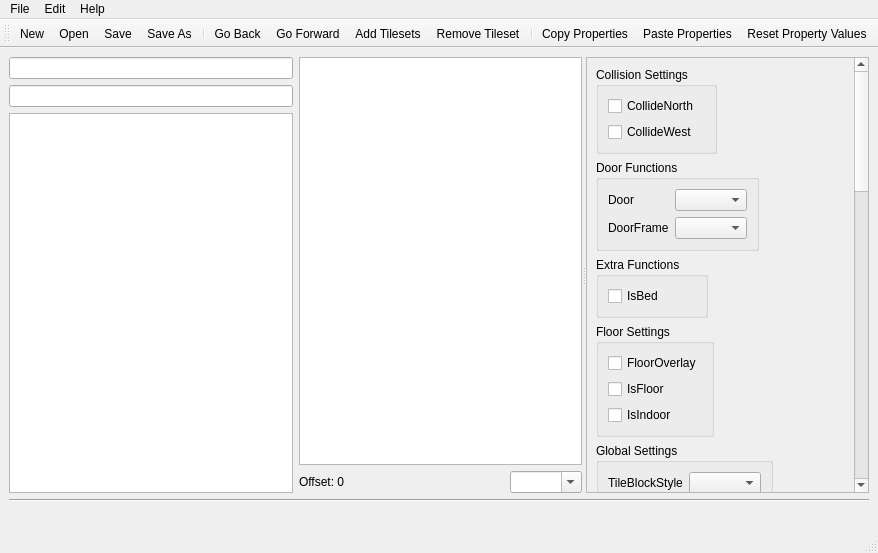
<?xml version="1.0" encoding="UTF-8"?>
<ui version="4.0">
 <class>TileDefDialog</class>
 <widget class="QMainWindow" name="TileDefDialog">
  <property name="geometry">
   <rect>
    <x>0</x>
    <y>0</y>
    <width>878</width>
    <height>553</height>
   </rect>
  </property>
  <property name="windowTitle">
   <string>Tile Properties</string>
  </property>
  <widget class="QWidget" name="centralwidget">
   <layout class="QGridLayout" name="gridLayout" rowstretch="1,0,0">
    <item row="0" column="0">
     <widget class="QSplitter" name="splitter">
      <property name="orientation">
       <enum>Qt::Horizontal</enum>
      </property>
      <property name="childrenCollapsible">
       <bool>false</bool>
      </property>
      <widget class="QWidget" name="layoutWidget">
       <layout class="QHBoxLayout" name="tilesNtilesetLayout">
        <item>
         <layout class="QVBoxLayout" name="tilesetLayout">
          <item>
           <widget class="QLineEdit" name="tilesetFilter"/>
          </item>
          <item>
           <widget class="QLineEdit" name="propertyFilter"/>
          </item>
          <item>
           <widget class="QListWidget" name="tilesets">
            <property name="sizePolicy">
             <sizepolicy hsizetype="Preferred" vsizetype="Expanding">
              <horstretch>0</horstretch>
              <verstretch>0</verstretch>
             </sizepolicy>
            </property>
            <property name="minimumSize">
             <size>
              <width>128</width>
              <height>0</height>
             </size>
            </property>
           </widget>
          </item>
          <item>
           <layout class="QHBoxLayout" name="toolBarLayout"/>
          </item>
         </layout>
        </item>
        <item>
         <layout class="QVBoxLayout" name="tilesLayout">
          <item>
           <widget class="Tiled::Internal::MixedTilesetView" name="tiles"/>
          </item>
          <item>
           <layout class="QHBoxLayout" name="tileToolsLayout">
            <item>
             <widget class="QLabel" name="tileOffset">
              <property name="text">
               <string>Offset: 0</string>
              </property>
             </widget>
            </item>
            <item>
             <spacer name="horizontalSpacer_2">
              <property name="orientation">
               <enum>Qt::Horizontal</enum>
              </property>
              <property name="sizeHint" stdset="0">
               <size>
                <width>40</width>
                <height>20</height>
               </size>
              </property>
             </spacer>
            </item>
            <item>
             <widget class="QComboBox" name="scaleComboBox">
              <property name="editable">
               <bool>true</bool>
              </property>
             </widget>
            </item>
           </layout>
          </item>
         </layout>
        </item>
       </layout>
      </widget>
      <widget class="QWidget" name="verticalLayoutWidget">
       <layout class="QVBoxLayout" name="propertiesLayout">
        <item>
         <widget class="QScrollArea" name="scrollArea">
          <property name="widgetResizable">
           <bool>true</bool>
          </property>
          <widget class="QWidget" name="scrollAreaWidgetContents">
           <property name="geometry">
            <rect>
             <x>0</x>
             <y>0</y>
             <width>263</width>
             <height>1282</height>
            </rect>
           </property>
           <layout class="QGridLayout" name="gridLayout_2">
            <property name="leftMargin">
             <number>0</number>
            </property>
            <property name="topMargin">
             <number>0</number>
            </property>
            <property name="rightMargin">
             <number>0</number>
            </property>
            <property name="bottomMargin">
             <number>0</number>
            </property>
            <item row="0" column="0">
             <widget class="QWidget" name="propertySheet" native="true">
              <layout class="QFormLayout" name="formLayout_4">
               <property name="fieldGrowthPolicy">
                <enum>QFormLayout::AllNonFixedFieldsGrow</enum>
               </property>
               <item row="0" column="0">
                <widget class="QGroupBox" name="groupBox">
                 <property name="title">
                  <string>Collision Settings</string>
                 </property>
                 <layout class="QFormLayout" name="formLayout">
                  <item row="0" column="0">
                   <widget class="QCheckBox" name="CollideNorth">
                    <property name="text">
                     <string>CollideNorth</string>
                    </property>
                   </widget>
                  </item>
                  <item row="1" column="0">
                   <widget class="QCheckBox" name="CollideWest">
                    <property name="text">
                     <string>CollideWest</string>
                    </property>
                   </widget>
                  </item>
                 </layout>
                </widget>
               </item>
               <item row="1" column="0">
                <widget class="QGroupBox" name="groupBox_2">
                 <property name="title">
                  <string>Door Functions</string>
                 </property>
                 <layout class="QFormLayout" name="formLayout_2">
                  <item row="0" column="0">
                   <widget class="QLabel" name="label">
                    <property name="text">
                     <string>Door</string>
                    </property>
                    <property name="buddy">
                     <cstring>Door</cstring>
                    </property>
                   </widget>
                  </item>
                  <item row="0" column="1">
                   <widget class="QComboBox" name="Door"/>
                  </item>
                  <item row="1" column="0">
                   <widget class="QLabel" name="label_2">
                    <property name="text">
                     <string>DoorFrame</string>
                    </property>
                    <property name="buddy">
                     <cstring>DoorFrame</cstring>
                    </property>
                   </widget>
                  </item>
                  <item row="1" column="1">
                   <widget class="QComboBox" name="DoorFrame"/>
                  </item>
                 </layout>
                </widget>
               </item>
               <item row="2" column="0">
                <widget class="QGroupBox" name="groupBox_3">
                 <property name="title">
                  <string>Extra Functions</string>
                 </property>
                 <layout class="QFormLayout" name="formLayout_3">
                  <item row="0" column="0">
                   <widget class="QCheckBox" name="IsBed">
                    <property name="text">
                     <string>IsBed</string>
                    </property>
                   </widget>
                  </item>
                 </layout>
                </widget>
               </item>
               <item row="3" column="0">
                <widget class="QGroupBox" name="groupBox_5">
                 <property name="title">
                  <string>Floor Settings</string>
                 </property>
                 <layout class="QFormLayout" name="formLayout_6">
                  <item row="0" column="0">
                   <widget class="QCheckBox" name="FloorOverlay">
                    <property name="text">
                     <string>FloorOverlay</string>
                    </property>
                   </widget>
                  </item>
                  <item row="1" column="0">
                   <widget class="QCheckBox" name="IsFloor">
                    <property name="text">
                     <string>IsFloor</string>
                    </property>
                   </widget>
                  </item>
                  <item row="2" column="0">
                   <widget class="QCheckBox" name="IsIndoor">
                    <property name="text">
                     <string>IsIndoor</string>
                    </property>
                   </widget>
                  </item>
                 </layout>
                </widget>
               </item>
               <item row="7" column="0">
                <widget class="QGroupBox" name="groupBox_6">
                 <property name="title">
                  <string>Roof Settings</string>
                 </property>
                 <layout class="QFormLayout" name="formLayout_7">
                  <item row="0" column="0">
                   <widget class="QLabel" name="label_4">
                    <property name="text">
                     <string>RoofStyle</string>
                    </property>
                    <property name="buddy">
                     <cstring>RoofStyle</cstring>
                    </property>
                   </widget>
                  </item>
                  <item row="0" column="1">
                   <widget class="QComboBox" name="RoofStyle"/>
                  </item>
                 </layout>
                </widget>
               </item>
               <item row="8" column="0">
                <widget class="QGroupBox" name="groupBox_7">
                 <property name="title">
                  <string>Sheet Settings</string>
                 </property>
                 <layout class="QFormLayout" name="formLayout_8">
                  <property name="fieldGrowthPolicy">
                   <enum>QFormLayout::AllNonFixedFieldsGrow</enum>
                  </property>
                  <item row="0" column="0">
                   <widget class="QCheckBox" name="ClimbSheetN">
                    <property name="text">
                     <string>ClimbSheetN</string>
                    </property>
                   </widget>
                  </item>
                  <item row="1" column="0">
                   <widget class="QCheckBox" name="ClimbSheetW">
                    <property name="text">
                     <string>ClimbSheetW</string>
                    </property>
                   </widget>
                  </item>
                 </layout>
                </widget>
               </item>
               <item row="12" column="0">
                <widget class="QGroupBox" name="groupBox_4">
                 <property name="title">
                  <string>Wall Settings</string>
                 </property>
                 <layout class="QFormLayout" name="formLayout_5">
                  <property name="fieldGrowthPolicy">
                   <enum>QFormLayout::AllNonFixedFieldsGrow</enum>
                  </property>
                  <item row="0" column="0">
                   <widget class="QCheckBox" name="HoppableN">
                    <property name="text">
                     <string>HoppableN</string>
                    </property>
                   </widget>
                  </item>
                  <item row="1" column="0">
                   <widget class="QCheckBox" name="HoppableW">
                    <property name="text">
                     <string>HoppableW</string>
                    </property>
                   </widget>
                  </item>
                  <item row="2" column="0">
                   <widget class="QCheckBox" name="WallOverlay">
                    <property name="text">
                     <string>WallOverlay</string>
                    </property>
                   </widget>
                  </item>
                  <item row="3" column="0">
                   <layout class="QHBoxLayout" name="horizontalLayout">
                    <item>
                     <widget class="QLabel" name="label_3">
                      <property name="text">
                       <string>WallStyle</string>
                      </property>
                      <property name="buddy">
                       <cstring>WallStyle</cstring>
                      </property>
                     </widget>
                    </item>
                    <item>
                     <widget class="QComboBox" name="WallStyle"/>
                    </item>
                   </layout>
                  </item>
                 </layout>
                </widget>
               </item>
               <item row="9" column="0">
                <widget class="QGroupBox" name="groupBox_8">
                 <property name="title">
                  <string>Shelf Settings</string>
                 </property>
                 <layout class="QFormLayout" name="formLayout_9">
                  <item row="0" column="0">
                   <widget class="QLabel" name="label_12">
                    <property name="text">
                     <string>FloorItemShelf</string>
                    </property>
                    <property name="buddy">
                     <cstring>FloorItemShelf</cstring>
                    </property>
                   </widget>
                  </item>
                  <item row="0" column="1">
                   <widget class="QComboBox" name="FloorItemShelf"/>
                  </item>
                  <item row="1" column="0">
                   <widget class="QLabel" name="label_13">
                    <property name="text">
                     <string>HighItemShelf</string>
                    </property>
                    <property name="buddy">
                     <cstring>HighItemShelf</cstring>
                    </property>
                   </widget>
                  </item>
                  <item row="1" column="1">
                   <widget class="QComboBox" name="HighItemShelf"/>
                  </item>
                  <item row="2" column="0">
                   <widget class="QLabel" name="label_14">
                    <property name="text">
                     <string>TableItemShelf</string>
                    </property>
                    <property name="buddy">
                     <cstring>TableItemShelf</cstring>
                    </property>
                   </widget>
                  </item>
                  <item row="2" column="1">
                   <widget class="QComboBox" name="TableItemShelf"/>
                  </item>
                 </layout>
                </widget>
               </item>
               <item row="10" column="0">
                <widget class="QGroupBox" name="groupBox_9">
                 <property name="title">
                  <string>Stair Settings</string>
                 </property>
                 <layout class="QFormLayout" name="formLayout_10">
                  <item row="0" column="0">
                   <widget class="QLabel" name="label_5">
                    <property name="text">
                     <string>StairStyle</string>
                    </property>
                    <property name="buddy">
                     <cstring>StairStyle</cstring>
                    </property>
                   </widget>
                  </item>
                  <item row="0" column="1">
                   <widget class="QComboBox" name="StairStyle"/>
                  </item>
                 </layout>
                </widget>
               </item>
               <item row="11" column="0">
                <widget class="QGroupBox" name="groupBox_10">
                 <property name="title">
                  <string>Visibility Functions</string>
                 </property>
                 <layout class="QFormLayout" name="formLayout_11">
                  <property name="fieldGrowthPolicy">
                   <enum>QFormLayout::AllNonFixedFieldsGrow</enum>
                  </property>
                  <item row="0" column="0">
                   <widget class="QCheckBox" name="PreSeen">
                    <property name="text">
                     <string>PreSeen</string>
                    </property>
                   </widget>
                  </item>
                 </layout>
                </widget>
               </item>
               <item row="13" column="0">
                <widget class="QGroupBox" name="groupBox_11">
                 <property name="title">
                  <string>Water Functions</string>
                 </property>
                 <layout class="QFormLayout" name="formLayout_12">
                  <property name="fieldGrowthPolicy">
                   <enum>QFormLayout::AllNonFixedFieldsGrow</enum>
                  </property>
                  <item row="2" column="0">
                   <widget class="QCheckBox" name="WaterPiped">
                    <property name="text">
                     <string>Water Piped</string>
                    </property>
                   </widget>
                  </item>
                  <item row="0" column="0">
                   <layout class="QHBoxLayout" name="horizontalLayout_2">
                    <item>
                     <widget class="QLabel" name="label_6">
                      <property name="text">
                       <string>WaterAmount</string>
                      </property>
                      <property name="buddy">
                       <cstring>WaterAmount</cstring>
                      </property>
                     </widget>
                    </item>
                    <item>
                     <widget class="QSpinBox" name="WaterAmount"/>
                    </item>
                   </layout>
                  </item>
                  <item row="1" column="0">
                   <layout class="QHBoxLayout" name="horizontalLayout_5">
                    <item>
                     <widget class="QLabel" name="label_8">
                      <property name="text">
                       <string>WaterMaxAmount</string>
                      </property>
                      <property name="buddy">
                       <cstring>WaterMaxAmount</cstring>
                      </property>
                     </widget>
                    </item>
                    <item>
                     <widget class="QSpinBox" name="WaterMaxAmount"/>
                    </item>
                   </layout>
                  </item>
                 </layout>
                </widget>
               </item>
               <item row="14" column="0">
                <widget class="QGroupBox" name="groupBox_12">
                 <property name="title">
                  <string>Window Functions</string>
                 </property>
                 <layout class="QFormLayout" name="formLayout_13">
                  <property name="fieldGrowthPolicy">
                   <enum>QFormLayout::AllNonFixedFieldsGrow</enum>
                  </property>
                  <item row="3" column="0">
                   <widget class="QCheckBox" name="WindowLocked">
                    <property name="text">
                     <string>WindowLocked</string>
                    </property>
                   </widget>
                  </item>
                  <item row="0" column="0">
                   <layout class="QHBoxLayout" name="horizontalLayout_6">
                    <item>
                     <widget class="QLabel" name="label_9">
                      <property name="text">
                       <string>OpenTileOffset</string>
                      </property>
                      <property name="buddy">
                       <cstring>OpenTileOffset</cstring>
                      </property>
                     </widget>
                    </item>
                    <item>
                     <widget class="QSpinBox" name="OpenTileOffset"/>
                    </item>
                   </layout>
                  </item>
                  <item row="1" column="0">
                   <layout class="QHBoxLayout" name="horizontalLayout_7">
                    <item>
                     <widget class="QLabel" name="label_10">
                      <property name="text">
                       <string>SmashedTileOffset</string>
                      </property>
                      <property name="buddy">
                       <cstring>SmashedTileOffset</cstring>
                      </property>
                     </widget>
                    </item>
                    <item>
                     <widget class="QSpinBox" name="SmashedTileOffset"/>
                    </item>
                   </layout>
                  </item>
                  <item row="2" column="0">
                   <layout class="QHBoxLayout" name="horizontalLayout_8">
                    <item>
                     <widget class="QLabel" name="label_11">
                      <property name="text">
                       <string>Window</string>
                      </property>
                      <property name="buddy">
                       <cstring>Window</cstring>
                      </property>
                     </widget>
                    </item>
                    <item>
                     <widget class="QComboBox" name="Window"/>
                    </item>
                   </layout>
                  </item>
                 </layout>
                </widget>
               </item>
               <item row="6" column="0">
                <widget class="QGroupBox" name="groupBox_13">
                 <property name="title">
                  <string>Object Settings</string>
                 </property>
                 <layout class="QFormLayout" name="formLayout_14">
                  <property name="fieldGrowthPolicy">
                   <enum>QFormLayout::AllNonFixedFieldsGrow</enum>
                  </property>
                  <item row="1" column="0">
                   <widget class="QCheckBox" name="WheelieBin">
                    <property name="text">
                     <string>WheelieBin</string>
                    </property>
                   </widget>
                  </item>
                  <item row="0" column="0">
                   <layout class="QHBoxLayout" name="horizontalLayout_12">
                    <item>
                     <widget class="QLabel" name="label_15">
                      <property name="text">
                       <string>ContainerType</string>
                      </property>
                      <property name="buddy">
                       <cstring>ContainerType</cstring>
                      </property>
                     </widget>
                    </item>
                    <item>
                     <widget class="QComboBox" name="ContainerType">
                      <property name="minimumSize">
                       <size>
                        <width>128</width>
                        <height>0</height>
                       </size>
                      </property>
                      <property name="editable">
                       <bool>true</bool>
                      </property>
                     </widget>
                    </item>
                   </layout>
                  </item>
                 </layout>
                </widget>
               </item>
               <item row="4" column="0">
                <widget class="QGroupBox" name="groupBox_14">
                 <property name="title">
                  <string>Global Settings</string>
                 </property>
                 <layout class="QFormLayout" name="formLayout_15">
                  <item row="0" column="0">
                   <widget class="QLabel" name="label_7">
                    <property name="text">
                     <string>TileBlockStyle</string>
                    </property>
                    <property name="buddy">
                     <cstring>TileBlockStyle</cstring>
                    </property>
                   </widget>
                  </item>
                  <item row="0" column="1">
                   <widget class="QComboBox" name="TileBlockStyle"/>
                  </item>
                 </layout>
                </widget>
               </item>
               <item row="5" column="0">
                <widget class="QGroupBox" name="groupBox_15">
                 <property name="title">
                  <string>Light Settings</string>
                 </property>
                 <layout class="QFormLayout" name="formLayout_16">
                  <item row="0" column="0">
                   <widget class="QLabel" name="label_16">
                    <property name="text">
                     <string>LightPolyStyle</string>
                    </property>
                    <property name="buddy">
                     <cstring>LightPolyStyle</cstring>
                    </property>
                   </widget>
                  </item>
                  <item row="0" column="1">
                   <widget class="QComboBox" name="LightPolyStyle"/>
                  </item>
                 </layout>
                </widget>
               </item>
              </layout>
             </widget>
            </item>
           </layout>
          </widget>
         </widget>
        </item>
       </layout>
      </widget>
     </widget>
    </item>
    <item row="2" column="0">
     <layout class="QHBoxLayout" name="buttonLayout">
      <item>
       <spacer name="horizontalSpacer">
        <property name="orientation">
         <enum>Qt::Horizontal</enum>
        </property>
        <property name="sizeHint" stdset="0">
         <size>
          <width>40</width>
          <height>20</height>
         </size>
        </property>
       </spacer>
      </item>
     </layout>
    </item>
    <item row="1" column="0">
     <widget class="Line" name="line">
      <property name="orientation">
       <enum>Qt::Horizontal</enum>
      </property>
     </widget>
    </item>
   </layout>
  </widget>
  <widget class="QMenuBar" name="menubar">
   <property name="geometry">
    <rect>
     <x>0</x>
     <y>0</y>
     <width>878</width>
     <height>21</height>
    </rect>
   </property>
   <widget class="QMenu" name="menuFile">
    <property name="title">
     <string>File</string>
    </property>
    <addaction name="actionNew"/>
    <addaction name="actionOpen"/>
    <addaction name="actionSave"/>
    <addaction name="actionSaveAs"/>
    <addaction name="separator"/>
    <addaction name="actionAddTileset"/>
    <addaction name="actionTilesDirectory"/>
    <addaction name="separator"/>
    <addaction name="actionClose"/>
   </widget>
   <widget class="QMenu" name="menuEdit">
    <property name="title">
     <string>Edit</string>
    </property>
    <addaction name="separator"/>
    <addaction name="actionCopyProperties"/>
    <addaction name="actionPasteProperties"/>
    <addaction name="actionReset"/>
   </widget>
   <widget class="QMenu" name="menuHelp">
    <property name="title">
     <string>Help</string>
    </property>
    <addaction name="actionUserGuide"/>
   </widget>
   <addaction name="menuFile"/>
   <addaction name="menuEdit"/>
   <addaction name="menuHelp"/>
  </widget>
  <widget class="QStatusBar" name="statusbar"/>
  <widget class="QToolBar" name="toolBar">
   <property name="windowTitle">
    <string>toolBar</string>
   </property>
   <attribute name="toolBarArea">
    <enum>TopToolBarArea</enum>
   </attribute>
   <attribute name="toolBarBreak">
    <bool>false</bool>
   </attribute>
   <addaction name="actionNew"/>
   <addaction name="actionOpen"/>
   <addaction name="actionSave"/>
   <addaction name="actionSaveAs"/>
   <addaction name="separator"/>
   <addaction name="actionGoBack"/>
   <addaction name="actionGoForward"/>
   <addaction name="actionAddTileset"/>
   <addaction name="actionRemoveTileset"/>
   <addaction name="separator"/>
   <addaction name="actionCopyProperties"/>
   <addaction name="actionPasteProperties"/>
   <addaction name="actionReset"/>
  </widget>
  <action name="actionOpen">
   <property name="icon">
    <iconset resource="tiled.qrc">
     <normaloff>:/images/16x16/document-open.png</normaloff>:/images/16x16/document-open.png</iconset>
   </property>
   <property name="text">
    <string>Open...</string>
   </property>
  </action>
  <action name="actionAddTileset">
   <property name="icon">
    <iconset resource="tiled.qrc">
     <normaloff>:/images/22x22/add.png</normaloff>:/images/22x22/add.png</iconset>
   </property>
   <property name="text">
    <string>Add Tilesets...</string>
   </property>
   <property name="toolTip">
    <string>Choose tilesets to add</string>
   </property>
  </action>
  <action name="actionSave">
   <property name="icon">
    <iconset resource="tiled.qrc">
     <normaloff>:/images/16x16/document-save.png</normaloff>:/images/16x16/document-save.png</iconset>
   </property>
   <property name="text">
    <string>Save</string>
   </property>
  </action>
  <action name="actionNew">
   <property name="icon">
    <iconset resource="tiled.qrc">
     <normaloff>:/images/16x16/document-new.png</normaloff>:/images/16x16/document-new.png</iconset>
   </property>
   <property name="text">
    <string>New</string>
   </property>
  </action>
  <action name="actionReset">
   <property name="icon">
    <iconset resource="tiled.qrc">
     <normaloff>:/images/16x16/edit-clear.png</normaloff>:/images/16x16/edit-clear.png</iconset>
   </property>
   <property name="text">
    <string>Reset Property Values</string>
   </property>
   <property name="toolTip">
    <string>Reset properties to the default</string>
   </property>
  </action>
  <action name="actionCopyProperties">
   <property name="icon">
    <iconset resource="tiled.qrc">
     <normaloff>:/images/16x16/edit-copy.png</normaloff>:/images/16x16/edit-copy.png</iconset>
   </property>
   <property name="text">
    <string>Copy Properties</string>
   </property>
   <property name="toolTip">
    <string>Copy selected tile properties</string>
   </property>
  </action>
  <action name="actionPasteProperties">
   <property name="icon">
    <iconset resource="tiled.qrc">
     <normaloff>:/images/16x16/edit-paste.png</normaloff>:/images/16x16/edit-paste.png</iconset>
   </property>
   <property name="text">
    <string>Paste Properties</string>
   </property>
   <property name="toolTip">
    <string>Paste properties onto selected tiles</string>
   </property>
  </action>
  <action name="actionSaveAs">
   <property name="icon">
    <iconset resource="tiled.qrc">
     <normaloff>:/images/16x16/document-save-as.png</normaloff>:/images/16x16/document-save-as.png</iconset>
   </property>
   <property name="text">
    <string>Save As...</string>
   </property>
  </action>
  <action name="actionClose">
   <property name="icon">
    <iconset resource="tiled.qrc">
     <normaloff>:/images/16x16/application-exit.png</normaloff>:/images/16x16/application-exit.png</iconset>
   </property>
   <property name="text">
    <string>Close</string>
   </property>
  </action>
  <action name="actionRemoveTileset">
   <property name="icon">
    <iconset resource="tiled.qrc">
     <normaloff>:/images/16x16/edit-delete.png</normaloff>:/images/16x16/edit-delete.png</iconset>
   </property>
   <property name="text">
    <string>Remove Tileset</string>
   </property>
   <property name="toolTip">
    <string>Remove the selected tileset</string>
   </property>
  </action>
  <action name="actionGoBack">
   <property name="icon">
    <iconset resource="tiled.qrc">
     <normaloff>:/images/16x16/go-back.png</normaloff>:/images/16x16/go-back.png</iconset>
   </property>
   <property name="text">
    <string>Go Back</string>
   </property>
   <property name="shortcut">
    <string>Alt+Left</string>
   </property>
  </action>
  <action name="actionGoForward">
   <property name="icon">
    <iconset resource="tiled.qrc">
     <normaloff>:/images/16x16/go-forward.png</normaloff>:/images/16x16/go-forward.png</iconset>
   </property>
   <property name="text">
    <string>Go Forward</string>
   </property>
   <property name="shortcut">
    <string>Alt+Right</string>
   </property>
  </action>
  <action name="actionUserGuide">
   <property name="text">
    <string>Contents</string>
   </property>
  </action>
  <action name="actionTilesDirectory">
   <property name="text">
    <string>Tiles Directory...</string>
   </property>
  </action>
 </widget>
 <customwidgets>
  <customwidget>
   <class>Tiled::Internal::MixedTilesetView</class>
   <extends>QTableView</extends>
   <header>BuildingEditor/mixedtilesetview.h</header>
  </customwidget>
 </customwidgets>
 <resources>
  <include location="tiled.qrc"/>
 </resources>
 <connections/>
</ui>
